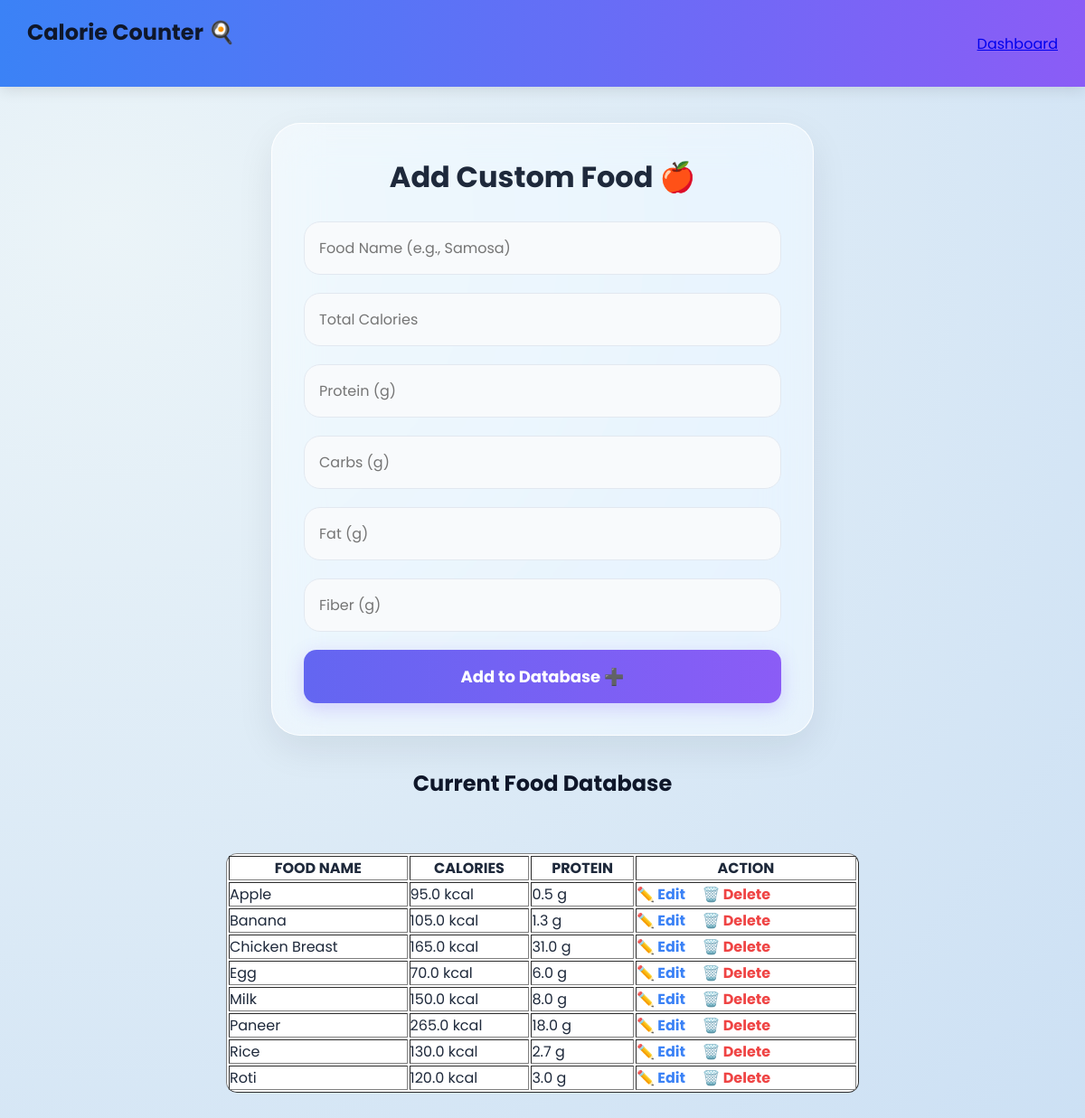
/manage_foods, run on the app's committed database.
### tables this page shows
CREATE TABLE foods (
    id INTEGER PRIMARY KEY AUTOINCREMENT,
    food_name TEXT,
    food_category TEXT,
    serving_type TEXT,
    serving_weight INTEGER,
    calories REAL,
    protein REAL,
    carbs REAL,
    fat REAL,
    fiber REAL
);

### app.py (the view, shortened to what this page needs)
@app.route("/manage_foods", methods=["GET", "POST"])
def manage_foods():
    conn = sqlite3.connect("calories.db")
    cursor = conn.cursor()
    cursor.execute("SELECT id, food_name, calories, protein FROM foods ORDER BY food_name")
    all_foods = cursor.fetchall()
    conn.close()
    return render_template("manage_foods.html", all_foods=all_foods)

### templates/manage_foods.html (shortened to what this page needs)
<!DOCTYPE html>
<html lang="en">
<head>
    <link rel="stylesheet" href="{{ url_for('static', filename='style.css') }}">
</head>
<body>
<nav>
    <h2>Calorie Counter 🍳</h2>
    <div>
        <a href="/dashboard">Dashboard</a>
    </div>
</nav>
<div class="dashboard">
    <div class="calculator-card">
        <h1>Add Custom Food 🍎</h1>
        <form method="POST">
            <input type="text" name="food_name" placeholder="Food Name (e.g., Samosa)" required>
            <input type="number" name="calories" placeholder="Total Calories" required>
            <input type="number" step="0.1" name="protein" placeholder="Protein (g)" required>
            <input type="number" step="0.1" name="carbs" placeholder="Carbs (g)" required>
            <input type="number" step="0.1" name="fat" placeholder="Fat (g)" required>
            <input type="number" step="0.1" name="fiber" placeholder="Fiber (g)" required>
            <button type="submit">Add to Database ➕</button>
        </form>
    </div>
    <h2>Current Food Database</h2>
    <table border="1" cellpadding="10" style="margin:auto; background: white; border-radius: 12px; width: 100%; max-width: 700px;">
        <tr>
            <th>FOOD NAME</th>
            <th>CALORIES</th>
            <th>PROTEIN</th>
            <th>ACTION</th>
        </tr>
        {% for food in all_foods %}
        <tr>
            <td>{{ food[1] }}</td>
            <td>{{ food[2] }} kcal</td>
            <td>{{ food[3] }} g</td>
            <td>
                <a href="/edit_food/{{ food[0] }}"
                   style="color: #3b82f6; text-decoration: none; font-weight: bold; margin-right: 15px;">
                   ✏️ Edit
                </a>
                <a href="/delete_food/{{ food[0] }}"
                   onclick="return confirm('Are you sure you want to delete {{ food[1] }}?')"
                   style="color: #ef4444; text-decoration: none; font-weight: bold;">
                   🗑️ Delete
                </a>
            </td>
        </tr>
        {% endfor %}
    </table>
</div>
</body>
</html>

### static/style.css (style rules this page uses)
:root { --bg-color: radial-gradient(circle at 10% 20%, #ebf4f8 0%, #cce0f4 100%); --card-bg: rgba(255, 255, 255, 0.45) !important; --text-color: #1e293b; --pill-bg: rgba(255, 255, 255, 0.6) !important; --border-color: rgba(255, 255, 255, 0.9) !important; --shadow-color: rgba(15, 23, 42, 0.08) !important; }
body { background: var(--bg-color) !important; color: var(--text-color) !important; transition: background 0.6s ease, color 0.6s ease; min-height: 100vh; }
.premium-nav, .hero-card, .calculator-card, .nutrition-card, .history-container, .total-calories-container { background: var(--card-bg) !important; backdrop-filter: blur(25px) saturate(150%) !important; -webkit-backdrop-filter: blur(25px) saturate(150%) !important; border: 1px solid var(--border-color) !important; box-shadow: 0 15px 40px var(--shadow-color) !important; transition: all 0.5s ease; }
.hero-card h1, .hero-card h2, .hero-card p, .calculator-card h1, .calculator-card p, .nutrition-card h2, .nutrition-card p, .nutrition-item div, .nutrition-item span, .nutrition-item strong, .premium-nav .logo span, .nav-item, th, td { color: var(--text-color) !important; transition: color 0.6s ease; }
body { background-color: var(--bg-color); color: var(--text-color); transition: background-color 0.3s ease, color 0.3s ease; }
.hero-card, .calculator-card, .nutrition-card { background: var(--card-bg); }
select, input { background-color: var(--pill-bg); border: 1.5px solid var(--border-color); color: var(--text-color); }
* { margin: 0; padding: 0; box-sizing: border-box; font-family: 'Poppins', sans-serif; }
body { background-color: #f4f6fb; color: #1e293b; -webkit-font-smoothing: antialiased; }
nav { background: linear-gradient(90deg, #3b82f6, #8b5cf6); color: white; padding: 18px 30px; display: flex; justify-content: space-between; align-items: center; box-shadow: 0 4px 15px rgba(0, 0, 0, 0.1); }
nav h2 { font-size: 24px; }
.dashboard { display: flex; flex-direction: column; align-items: center; justify-content: center; gap: 35px; padding: 40px 20px; width: 100%; }
.hero-card, .calculator-card, .nutrition-card { background: white; border-radius: 24px; padding: 35px; width: 100%; max-width: 600px; box-shadow: 0 10px 40px rgba(15, 23, 42, 0.06); transition: transform 0.3s ease, box-shadow 0.3s ease; }
h1, h2 { text-align: center; color: #0f172a; margin-bottom: 25px; }
select, input { width: 100%; padding: 16px; border-radius: 12px; border: 1.5px solid #e2e8f0; font-size: 16px; margin-bottom: 20px; background-color: #f8fafc; outline: none; }
button { width: 100%; padding: 16px; border: none; border-radius: 14px; background: linear-gradient(90deg, #6366f1, #8b5cf6); color: white; font-size: 18px; font-weight: bold; cursor: pointer; box-shadow: 0 6px 20px rgba(139, 92, 246, 0.25); }
.calculator-card select, .calculator-card input { transition: all 0.3s ease !important; }
.hero-card, .calculator-card, .nutrition-card, .history-container, .total-calories-container { border-radius: 32px !important; }
.calculator-card select, .calculator-card input { border-radius: 18px !important; }

### data on the page
foods: food_name "Apple", calories "95.0", protein "0.5"
foods: food_name "Banana", calories "105.0", protein "1.3"
foods: food_name "Chicken Breast", calories "165.0", protein "31.0"
foods: food_name "Egg", calories "70.0", protein "6.0"
foods: food_name "Milk", calories "150.0", protein "8.0"
foods: food_name "Paneer", calories "265.0", protein "18.0"
foods: food_name "Rice", calories "130.0", protein "2.7"
foods: food_name "Roti", calories "120.0", protein "3.0"
